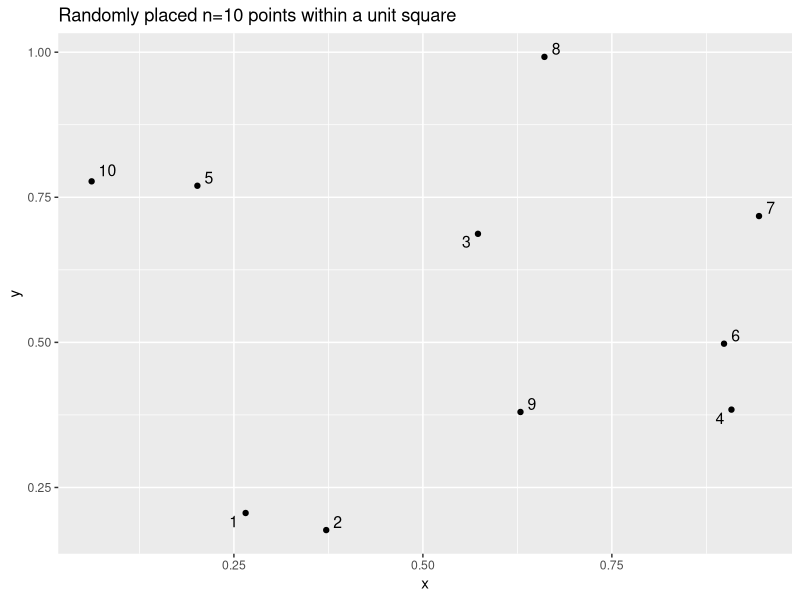
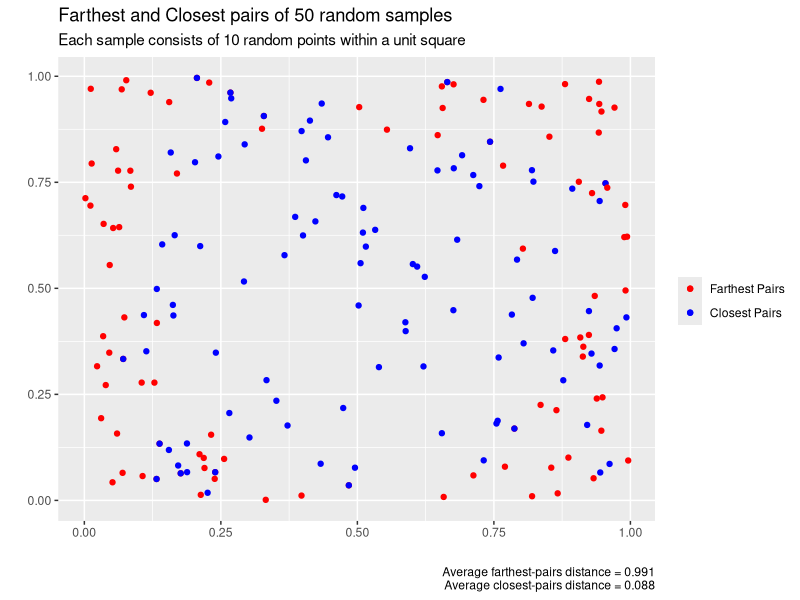
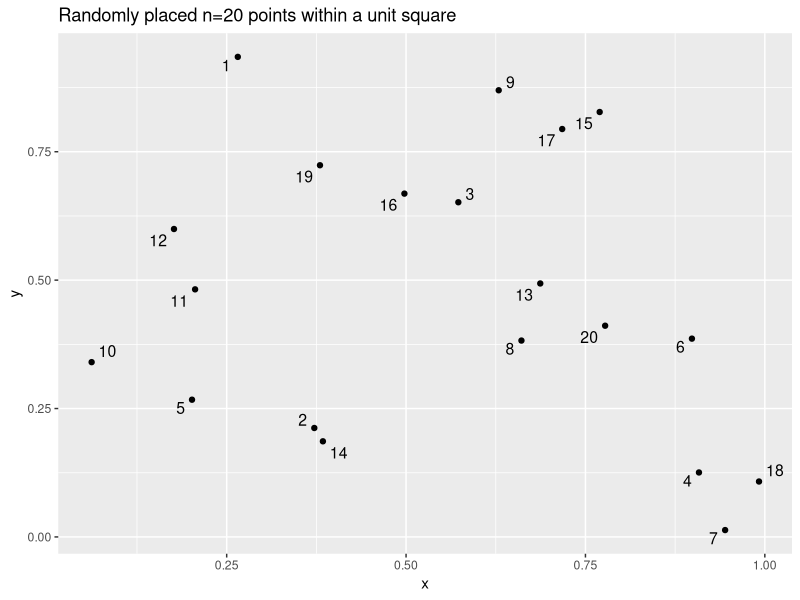
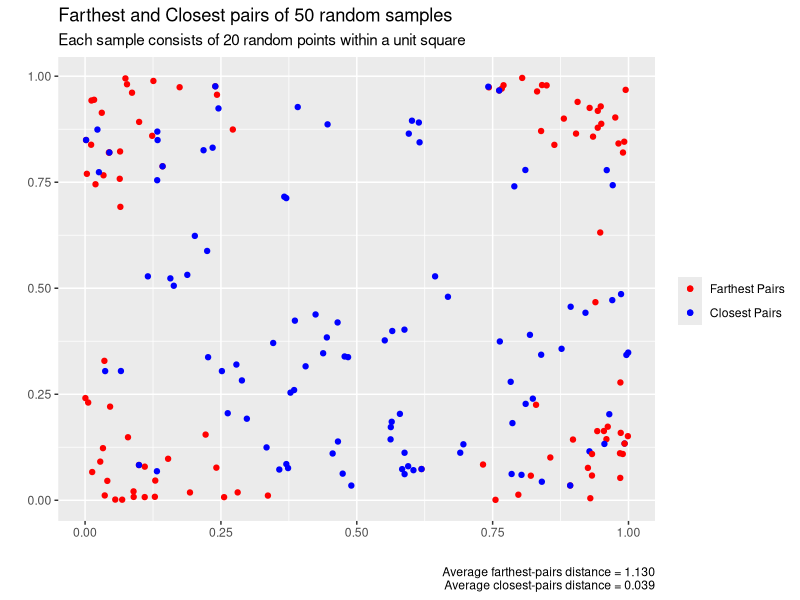

Write R code to recreate these figures, in order.
################################################################################
# Simulation Exercise
# Renan Chicarelli Marques  
################################################################################

#Loading packages for wrangling and visualization 
library(dplyr)
library(ggplot2)
library(ggrepel)

################################################################################
# Task (1) 
################################################################################

#Using set.seed to make the results reproducible
set.seed(1)

#Creating "points": a function which generates randomly placed points within a unit square and names each observation (id)
points <- function(sample_size){
  table <- data.frame(
    id = c(1:sample_size),
    x = runif(sample_size, min = 0, max = 1),
    y = runif(sample_size, min = 0, max = 1))
  return(table)
}

#Generating random sample of n=10 points and naming it sample10
sample10 <- points(10)

#Plotting sample10 with ggplot2 and ggrepel
ggplot(sample10, aes(x=x, y=y)) +
  geom_point() +
  geom_text_repel(aes(label = id), size = 4) +
  ggtitle("Randomly placed n=10 points within a unit square")

################################################################################
# Task (2) 
################################################################################

#Creating two functions: (i) max_dist and (ii) min_dist which return the max and min distance between points of a given random sample 
#Two step rationale behind the functions (i) and (ii): 
#1st: creating a key (constant n=1) to merge sample on itself and get all possible combinations of the points
#2nd: merging sample, creating a distance (dist) variable, removing the duplicates and finding the obs with max and min dist 
max_dist <- function(sample){
   samplef <- sample %>% mutate(n = 1)
   max <- samplef %>%
     full_join(samplef, by = "n") %>% 
     filter(id.x != id.y) %>%
     mutate(dist = sqrt((x.x - x.y)^2 + (y.x - y.y)^2)) %>%
     select(id.x, id.y, dist, x.x, y.x, x.y, y.y) %>%
     filter(duplicated(dist) == FALSE) %>%
     slice_max(dist)
   return(max)
}

min_dist <- function(sample){
  samplef <- sample %>% mutate(n = 1)
  min <- samplef %>%
    full_join(samplef, by = "n") %>% 
    filter(id.x != id.y) %>%
    mutate(dist = sqrt((x.x - x.y)^2 + (y.x - y.y)^2)) %>%
    select(id.x, id.y, dist, x.x, y.x, x.y, y.y) %>%
    filter(duplicated(dist) == FALSE) %>%
    slice_min(dist)
  return(min)
}

#Finding the farthest points and the distance (dist) between them
max_dist(sample10)

#Finding the closest points and the distance (dist) between them
min_dist(sample10)

################################################################################
# Task (3) 
################################################################################

#Using set.seed to make the script and results reproducible
set.seed(1)

#Generating 50 random samples of n=10 points within a unit square
sample10x50 <- replicate(50, points(10), simplify = FALSE)

#Generating the farthest and closest pairs of the 50 random samples
sample10x50_max <- lapply(sample10x50, max_dist) 
sample10x50_min <- lapply(sample10x50, min_dist)

#Transforming the two lists (sample10x50_max and sample10x50_min) into data.frames
sample10x50_max <- do.call(rbind.data.frame, sample10x50_max)
sample10x50_min <- do.call(rbind.data.frame, sample10x50_min)

#Creating a variable to identify if farthest (1) or closest (0) pairs and binding both data.frames to create a unique one
sample10x50_max <- sample10x50_max %>%
  mutate(identifier = 1)

sample10x50_min <- sample10x50_min %>%
  mutate(identifier = 0)

sample10x50_maxmin <- bind_rows(sample10x50_max, sample10x50_min) %>%
  select(dist, identifier, x.x, y.x, x.y, y.y)

#Calculating average distance in farthest-pairs and closest-pairs
sample10x50_maxmin %>%
  group_by(identifier) %>%
  summarise(avg = mean(dist))

#Plotting results
ggplot(sample10x50_maxmin, aes(x.x, y.x, color = ifelse(identifier == 1, "Farthest Pairs", "Closest Pairs"))) +
  geom_point() +
  geom_point(aes(x.y, y.y, color = ifelse(identifier == 1, "Farthest Pairs", "Closest Pairs"))) +
  scale_color_manual(breaks = c("Farthest Pairs", "Closest Pairs"),
                     values = c("red", "blue")) +
  labs(title = "Farthest and Closest pairs of 50 random samples",
       subtitle = "Each sample consists of 10 random points within a unit square",
       x = "",
       y = "",
       color = "",
       caption = "Average farthest-pairs distance = 0.991
                  Average closest-pairs distance = 0.088")
  
################################################################################
# Task (4) 
################################################################################

#Using set.seed to make the results reproducible
set.seed(1)

#Generating random sample of n=20 points and naming it sample20
sample20 <- points(20)

#Plotting sample20 with ggplot2 and ggrepel
ggplot(sample20, aes(x=x, y=y)) +
  geom_point() +
  geom_text_repel(aes(label = id), size = 4) +
  ggtitle("Randomly placed n=20 points within a unit square")

#Finding the farthest points and the distance between them using the function created in task (2)
max_dist(sample20)

#Finding the closest points and the distance between them using the function created in task (2)
min_dist(sample20)

#Generating 50 random samples of n=20 points within a unit square
sample20x50 <- replicate(50, points(20), simplify = FALSE)

#Generating the farthest and closest pairs of the 50 random samples
sample20x50_max <- lapply(sample20x50, max_dist) 
sample20x50_min <- lapply(sample20x50, min_dist)

#Transforming the two lists (sample20x50_max and sample20x50_min) into data.frames
sample20x50_max <- do.call(rbind.data.frame, sample20x50_max)
sample20x50_min <- do.call(rbind.data.frame, sample20x50_min)

#Creating a variable to identify if farthest (1) or closest (0) pairs and binding both data.frames to create a unique one
sample20x50_max <- sample20x50_max %>%
  mutate(identifier = 1)

sample20x50_min <- sample20x50_min %>%
  mutate(identifier = 0)

sample20x50_maxmin <- bind_rows(sample20x50_max, sample20x50_min) %>%
  select(dist, identifier, x.x, y.x, x.y, y.y)

#Calculating average distance in farthest-pairs and closest-pairs
sample20x50_maxmin %>%
  group_by(identifier) %>%
  summarise(avg = mean(dist))

#Plotting results
ggplot(sample20x50_maxmin, aes(x.x, y.x, color = ifelse(identifier == 1, "Farthest Pairs", "Closest Pairs"))) +
  geom_point() +
  geom_point(aes(x.y, y.y, color = ifelse(identifier == 1, "Farthest Pairs", "Closest Pairs"))) +
  scale_color_manual(breaks = c("Farthest Pairs", "Closest Pairs"),
                     values = c("red", "blue")) +
  labs(title = "Farthest and Closest pairs of 50 random samples",
       subtitle = "Each sample consists of 20 random points within a unit square",
       x = "",
       y = "",
       color = "",
       caption = "Average farthest-pairs distance = 1.130
                  Average closest-pairs distance = 0.039")
